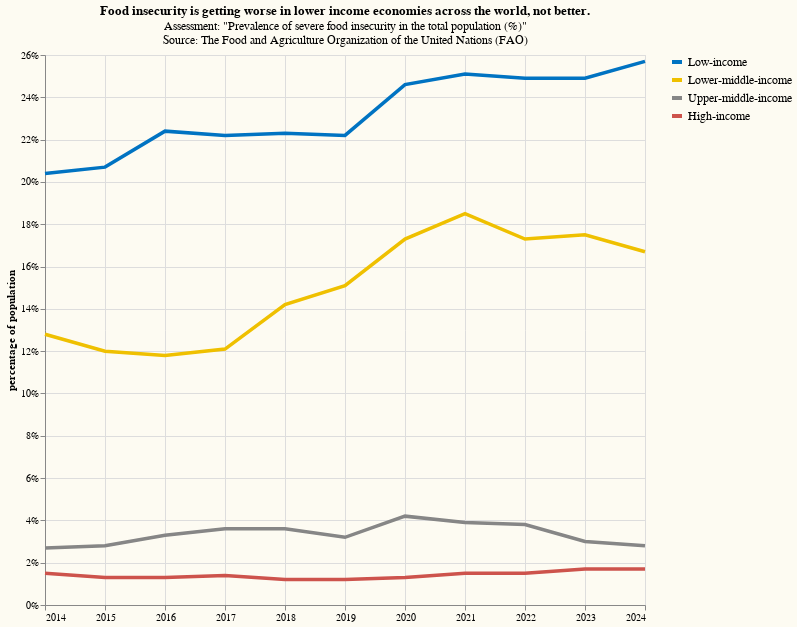

The notebook cell saved with this chart:
### Code cell
assessment = 'Prevalence of severe food insecurity in the total population (percent) (annual value)'

chart = alt.Chart(
    df.filter(
        pl.col('Item') == assessment,
        pl.col('Area').str.contains('economies'),
    ).with_columns(
        pl.col('Area').str.split(' ').list.first(),
        pl.col('Value') / 100.0,
    ),
    title=alt.Title(
        'Food insecurity is getting worse in lower income economies across the world, not better.',
        subtitle=[
            'Assessment: "Prevalence of severe food insecurity in the total population (%)"',
            'Source: The Food and Agriculture Organization of the United Nations (FAO)',
        ],
    ),
    width=600,
    height=550,
    background='#fdfbf2',
).mark_line(
    size=3.5,
).encode(
    x=alt.X('Year_Start', title='', axis=alt.Axis(format='d')),
    y=alt.Y('Value', title='percentage of population', axis=alt.Axis(format='%')),
    color=alt.Color(
        'Area',
        title='',
        scale=alt.Scale(domain=['Low-income', 'Lower-middle-income', 'Upper-middle-income', 'High-income'], range=jco_colors),
        legend=alt.Legend(symbolType='stroke', symbolStrokeWidth=4, labelFontSize=12),
    ),
)

display(chart)

### Figure 1 — Vega-Lite specification as saved in the notebook (floating-point values rounded to 4 significant figures)
{"usermeta": {"embedOptions": {"theme": "ggplot2"}}, "config": {"view": {"continuousWidth": 300, "continuousHeight": 300}}, "data": {"name": "data-65205e0cbd59aa39bb437d6931da8298"}, "mark": {"type": "line", "size": 3.5}, "background": "#fdfbf2", "encoding": {"color": {"field": "Area", "legend": {"labelFontSize": 12, "symbolStrokeWidth": 4, "symbolType": "stroke"}, "scale": {"domain": ["Low-income", "Lower-middle-income", "Upper-middle-income", "High-income"], "range": ["#0073C2", "#EFC000", "#868686", "#CD534C", "#7AA6DC", "#003C67", "#8F7700", "#3B3B3B", "#A73030", "#4A6990"]}, "title": "", "type": "nominal"}, "x": {"axis": {"format": "d"}, "field": "Year_Start", "title": "", "type": "quantitative"}, "y": {"axis": {"format": "%"}, "field": "Value", "title": "percentage of population", "type": "quantitative"}}, "height": 550, "title": {"text": "Food insecurity is getting worse in lower income economies across the world, not better.", "subtitle": ["Assessment: \"Prevalence of severe food insecurity in the total population (%)\"", "Source: The Food and Agriculture Organization of the United Nations (FAO)"]}, "width": 600, "$schema": "https://vega.github.io/schema/vega-lite/v5.20.1.json", "datasets": {"data-65205e0cbd59aa39bb437d6931da8298": [{"Year_Start": 2014, "Year_End": 2014, "Area": "Low-income", "Item": "Prevalence of severe food insecurity in the total population (percent) (annual value)", "Unit": "%", "Value": 0.204, "CI_Lower": "19.8", "CI_Upper": "21", "Flag": "Estimated value", "Note": null}, {"Year_Start": 2015, "Year_End": 2015, "Area": "Low-income", "Item": "Prevalence of severe food insecurity in the total population (percent) (annual value)", "Unit": "%", "Value": 0.207, "CI_Lower": "20.1", "CI_Upper": "21.3", "Flag": "Estimated value", "Note": null}, {"Year_Start": 2016, "Year_End": 2016, "Area": "Low-income", "Item": "Prevalence of severe food insecurity in the total population (percent) (annual value)", "Unit": "%", "Value": 0.224, "CI_Lower": "21.8", "CI_Upper": "23", "Flag": "Estimated value", "Note": null}, {"Year_Start": 2017, "Year_End": 2017, "Area": "Low-income", "Item": "Prevalence of severe food insecurity in the total population (percent) (annual value)", "Unit": "%", "Value": 0.222, "CI_Lower": "21.6", "CI_Upper": "22.9", "Flag": "Estimated value", "Note": null}, {"Year_Start": 2018, "Year_End": 2018, "Area": "Low-income", "Item": "Prevalence of severe food insecurity in the total population (percent) (annual value)", "Unit": "%", "Value": 0.223, "CI_Lower": "21.7", "CI_Upper": "22.9", "Flag": "Estimated value", "Note": null}, {"Year_Start": 2019, "Year_End": 2019, "Area": "Low-income", "Item": "Prevalence of severe food insecurity in the total population (percent) (annual value)", "Unit": "%", "Value": 0.222, "CI_Lower": "21.6", "CI_Upper": "22.7", "Flag": "Estimated value", "Note": null}, {"Year_Start": 2020, "Year_End": 2020, "Area": "Low-income", "Item": "Prevalence of severe food insecurity in the total population (percent) (annual value)", "Unit": "%", "Value": 0.246, "CI_Lower": "23.8", "CI_Upper": "25.3", "Flag": "Estimated value", "Note": null}, {"Year_Start": 2021, "Year_End": 2021, "Area": "Low-income", "Item": "Prevalence of severe food insecurity in the total population (percent) (annual value)", "Unit": "%", "Value": 0.251, "CI_Lower": "24.4", "CI_Upper": "25.9", "Flag": "Estimated value", "Note": null}, {"Year_Start": 2022, "Year_End": 2022, "Area": "Low-income", "Item": "Prevalence of severe food insecurity in the total population (percent) (annual value)", "Unit": "%", "Value": 0.249, "CI_Lower": "24.1", "CI_Upper": "25.6", "Flag": "Estimated value", "Note": null}, {"Year_Start": 2023, "Year_End": 2023, "Area": "Low-income", "Item": "Prevalence of severe food insecurity in the total population (percent) (annual value)", "Unit": "%", "Value": 0.249, "CI_Lower": "24.1", "CI_Upper": "25.6", "Flag": "Estimated value", "Note": null}, {"Year_Start": 2024, "Year_End": 2024, "Area": "Low-income", "Item": "Prevalence of severe food insecurity in the total population (percent) (annual value)", "Unit": "%", "Value": 0.257, "CI_Lower": "24.9", "CI_Upper": "26.4", "Flag": "Estimated value", "Note": null}, {"Year_Start": 2014, "Year_End": 2014, "Area": "Lower-middle-income", "Item": "Prevalence of severe food insecurity in the total population (percent) (annual value)", "Unit": "%", "Value": 0.128, "CI_Lower": "11.1", "CI_Upper": "14.4", "Flag": "Estimated value", "Note": null}, {"Year_Start": 2015, "Year_End": 2015, "Area": "Lower-middle-income", "Item": "Prevalence of severe food insecurity in the total population (percent) (annual value)", "Unit": "%", "Value": 0.12, "CI_Lower": "10.7", "CI_Upper": "13.3", "Flag": "Estimated value", "Note": null}, {"Year_Start": 2016, "Year_End": 2016, "Area": "Lower-middle-income", "Item": "Prevalence of severe food insecurity in the total population (percent) (annual value)", "Unit": "%", "Value": 0.118, "CI_Lower": "10.8", "CI_Upper": "12.7", "Flag": "Estimated value", "Note": null}, {"Year_Start": 2017, "Year_End": 2017, "Area": "Lower-middle-income", "Item": "Prevalence of severe food insecurity in the total population (percent) (annual value)", "Unit": "%", "Value": 0.121, "CI_Lower": "11.1", "CI_Upper": "13.1", "Flag": "Estimated value", "Note": null}, {"Year_Start": 2018, "Year_End": 2018, "Area": "Lower-middle-income", "Item": "Prevalence of severe food insecurity in the total population (percent) (annual value)", "Unit": "%", "Value": 0.142, "CI_Lower": "13.1", "CI_Upper": "15.4", "Flag": "Estimated value", "Note": null}, {"Year_Start": 2019, "Year_End": 2019, "Area": "Lower-middle-income", "Item": "Prevalence of severe food insecurity in the total population (percent) (annual value)", "Unit": "%", "Value": 0.151, "CI_Lower": "14.1", "CI_Upper": "16.2", "Flag": "Estimated value", "Note": null}, {"Year_Start": 2020, "Year_End": 2020, "Area": "Lower-middle-income", "Item": "Prevalence of severe food insecurity in the total population (percent) (annual value)", "Unit": "%", "Value": 0.173, "CI_Lower": "16.6", "CI_Upper": "18", "Flag": "Estimated value", "Note": null}, {"Year_Start": 2021, "Year_End": 2021, "Area": "Lower-middle-income", "Item": "Prevalence of severe food insecurity in the total population (percent) (annual value)", "Unit": "%", "Value": 0.185, "CI_Lower": "17.7", "CI_Upper": "19.4", "Flag": "Estimated value", "Note": null}, {"Year_Start": 2022, "Year_End": 2022, "Area": "Lower-middle-income", "Item": "Prevalence of severe food insecurity in the total population (percent) (annual value)", "Unit": "%", "Value": 0.173, "CI_Lower": "16.5", "CI_Upper": "18.2", "Flag": "Estimated value", "Note": null}, {"Year_Start": 2023, "Year_End": 2023, "Area": "Lower-middle-income", "Item": "Prevalence of severe food insecurity in the total population (percent) (annual value)", "Unit": "%", "Value": 0.175, "CI_Lower": "16.7", "CI_Upper": "18.4", "Flag": "Estimated value", "Note": null}, {"Year_Start": 2024, "Year_End": 2024, "Area": "Lower-middle-income", "Item": "Prevalence of severe food insecurity in the total population (percent) (annual value)", "Unit": "%", "Value": 0.167, "CI_Lower": "15.9", "CI_Upper": "17.6", "Flag": "Estimated value", "Note": null}, {"Year_Start": 2014, "Year_End": 2014, "Area": "High-income", "Item": "Prevalence of severe food insecurity in the total population (percent) (annual value)", "Unit": "%", "Value": 0.015, "CI_Lower": "1.4", "CI_Upper": "1.6", "Flag": "Estimated value", "Note": null}, {"Year_Start": 2015, "Year_End": 2015, "Area": "High-income", "Item": "Prevalence of severe food insecurity in the total population (percent) (annual value)", "Unit": "%", "Value": 0.013, "CI_Lower": "1.3", "CI_Upper": "1.4", "Flag": "Estimated value", "Note": null}, {"Year_Start": 2016, "Year_End": 2016, "Area": "High-income", "Item": "Prevalence of severe food insecurity in the total population (percent) (annual value)", "Unit": "%", "Value": 0.013, "CI_Lower": "1.2", "CI_Upper": "1.4", "Flag": "Estimated value", "Note": null}, {"Year_Start": 2017, "Year_End": 2017, "Area": "High-income", "Item": "Prevalence of severe food insecurity in the total population (percent) (annual value)", "Unit": "%", "Value": 0.014, "CI_Lower": "1.3", "CI_Upper": "1.5", "Flag": "Estimated value", "Note": null}, {"Year_Start": 2018, "Year_End": 2018, "Area": "High-income", "Item": "Prevalence of severe food insecurity in the total population (percent) (annual value)", "Unit": "%", "Value": 0.012, "CI_Lower": "1.1", "CI_Upper": "1.3", "Flag": "Estimated value", "Note": null}, {"Year_Start": 2019, "Year_End": 2019, "Area": "High-income", "Item": "Prevalence of severe food insecurity in the total population (percent) (annual value)", "Unit": "%", "Value": 0.012, "CI_Lower": "1.1", "CI_Upper": "1.3", "Flag": "Estimated value", "Note": null}, {"Year_Start": 2020, "Year_End": 2020, "Area": "High-income", "Item": "Prevalence of severe food insecurity in the total population (percent) (annual value)", "Unit": "%", "Value": 0.013, "CI_Lower": "1.2", "CI_Upper": "1.4", "Flag": "Estimated value", "Note": null}, {"Year_Start": 2021, "Year_End": 2021, "Area": "High-income", "Item": "Prevalence of severe food insecurity in the total population (percent) (annual value)", "Unit": "%", "Value": 0.015, "CI_Lower": "1.4", "CI_Upper": "1.6", "Flag": "Estimated value", "Note": null}, {"Year_Start": 2022, "Year_End": 2022, "Area": "High-income", "Item": "Prevalence of severe food insecurity in the total population (percent) (annual value)", "Unit": "%", "Value": 0.015, "CI_Lower": "1.4", "CI_Upper": "1.6", "Flag": "Estimated value", "Note": null}, {"Year_Start": 2023, "Year_End": 2023, "Area": "High-income", "Item": "Prevalence of severe food insecurity in the total population (percent) (annual value)", "Unit": "%", "Value": 0.017, "CI_Lower": "1.6", "CI_Upper": "1.9", "Flag": "Estimated value", "Note": null}, {"Year_Start": 2024, "Year_End": 2024, "Area": "High-income", "Item": "Prevalence of severe food insecurity in the total population (percent) (annual value)", "Unit": "%", "Value": 0.017, "CI_Lower": "1.6", "CI_Upper": "1.8", "Flag": "Estimated value", "Note": null}, {"Year_Start": 2014, "Year_End": 2014, "Area": "Upper-middle-income", "Item": "Prevalence of severe food insecurity in the total population (percent) (annual value)", "Unit": "%", "Value": 0.027, "CI_Lower": "2.5", "CI_Upper": "2.9", "Flag": "Estimated value", "Note": null}, {"Year_Start": 2015, "Year_End": 2015, "Area": "Upper-middle-income", "Item": "Prevalence of severe food insecurity in the total population (percent) (annual value)", "Unit": "%", "Value": 0.028, "CI_Lower": "2.6", "CI_Upper": "3", "Flag": "Estimated value", "Note": null}, {"Year_Start": 2016, "Year_End": 2016, "Area": "Upper-middle-income", "Item": "Prevalence of severe food insecurity in the total population (percent) (annual value)", "Unit": "%", "Value": 0.033, "CI_Lower": "2.7", "CI_Upper": "3.9", "Flag": "Estimated value", "Note": null}, {"Year_Start": 2017, "Year_End": 2017, "Area": "Upper-middle-income", "Item": "Prevalence of severe food insecurity in the total population (percent) (annual value)", "Unit": "%", "Value": 0.036, "CI_Lower": "3.3", "CI_Upper": "3.8", "Flag": "Estimated value", "Note": null}, {"Year_Start": 2018, "Year_End": 2018, "Area": "Upper-middle-income", "Item": "Prevalence of severe food insecurity in the total population (percent) (annual value)", "Unit": "%", "Value": 0.036, "CI_Lower": "3.4", "CI_Upper": "3.9", "Flag": "Estimated value", "Note": null}, {"Year_Start": 2019, "Year_End": 2019, "Area": "Upper-middle-income", "Item": "Prevalence of severe food insecurity in the total population (percent) (annual value)", "Unit": "%", "Value": 0.032, "CI_Lower": "3", "CI_Upper": "3.4", "Flag": "Estimated value", "Note": null}, {"Year_Start": 2020, "Year_End": 2020, "Area": "Upper-middle-income", "Item": "Prevalence of severe food insecurity in the total population (percent) (annual value)", "Unit": "%", "Value": 0.042, "CI_Lower": "3.9", "CI_Upper": "4.4", "Flag": "Estimated value", "Note": null}, {"Year_Start": 2021, "Year_End": 2021, "Area": "Upper-middle-income", "Item": "Prevalence of severe food insecurity in the total population (percent) (annual value)", "Unit": "%", "Value": 0.039, "CI_Lower": "3.7", "CI_Upper": "4", "Flag": "Estimated value", "Note": null}, {"Year_Start": 2022, "Year_End": 2022, "Area": "Upper-middle-income", "Item": "Prevalence of severe food insecurity in the total population (percent) (annual value)", "Unit": "%", "Value": 0.038, "CI_Lower": "3.6", "CI_Upper": "3.9", "Flag": "Estimated value", "Note": null}, {"Year_Start": 2023, "Year_End": 2023, "Area": "Upper-middle-income", "Item": "Prevalence of severe food insecurity in the total population (percent) (annual value)", "Unit": "%", "Value": 0.03, "CI_Lower": "2.9", "CI_Upper": "3.2", "Flag": "Estimated value", "Note": null}, {"Year_Start": 2024, "Year_End": 2024, "Area": "Upper-middle-income", "Item": "Prevalence of severe food insecurity in the total population (percent) (annual value)", "Unit": "%", "Value": 0.028, "CI_Lower": "2.7", "CI_Upper": "3", "Flag": "Estimated value", "Note": null}]}}
